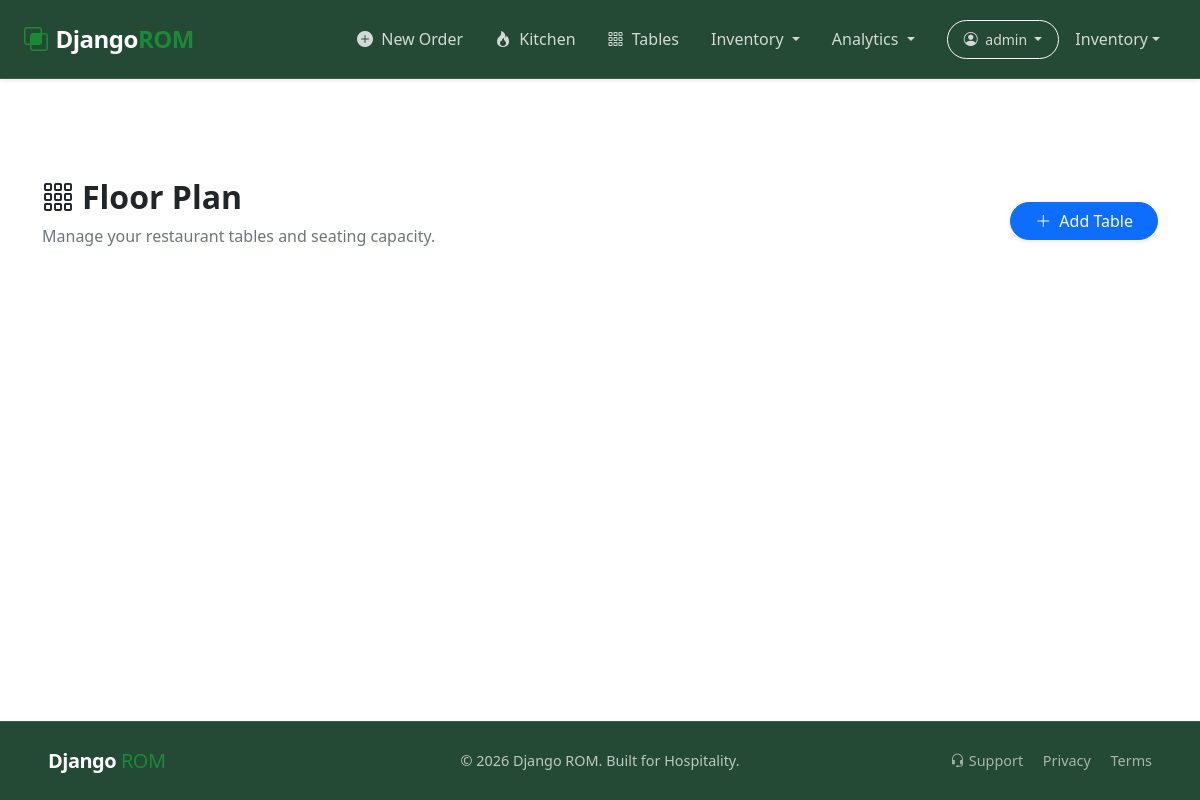
The app's page /orders/tables/ (signed in), older data.
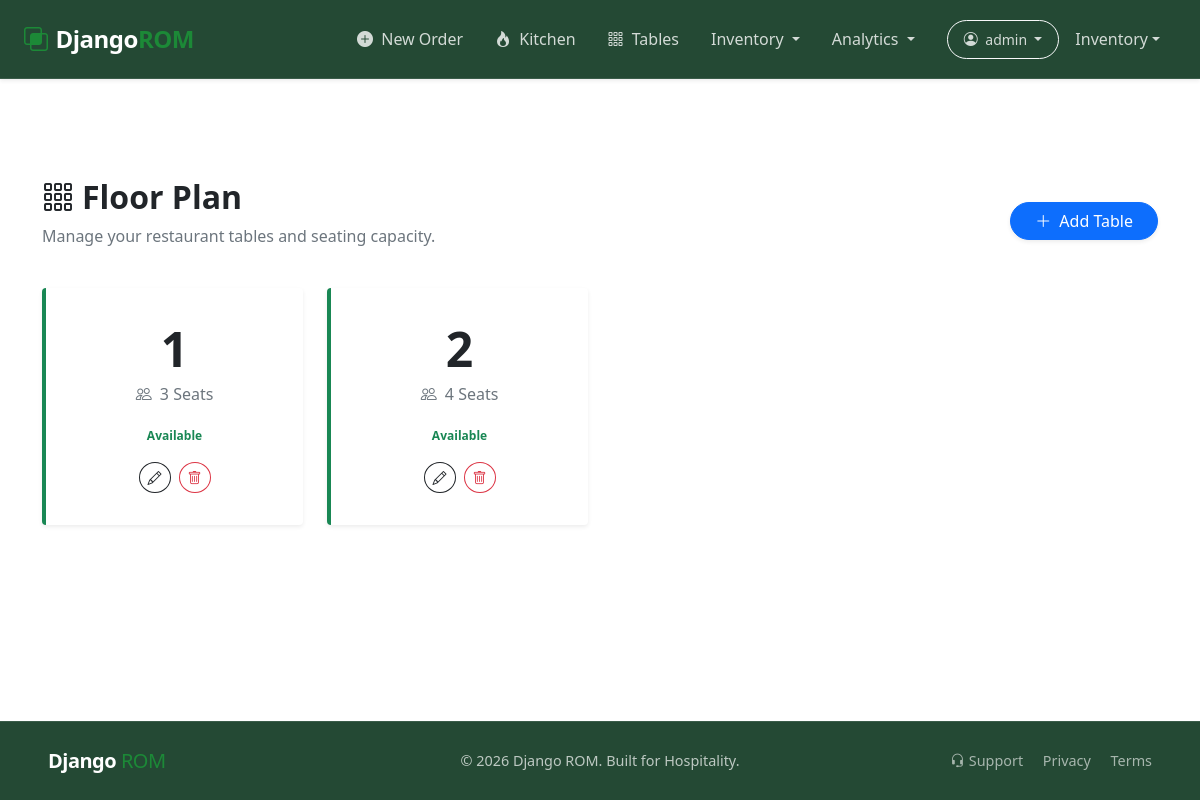
The same page, newer data.
### app_orders/models.py (models this page shows, shortened)
class Table(models.Model):
    table_number = models.IntegerField(unique=True,null=False, blank=False)
    table_capacity = models.IntegerField(null=False, blank=False)
    table_status = models.BooleanField(default=True)
    created_at = models.DateTimeField(default=timezone.now)

### app_orders/views.py (the view, shortened to what this page needs)
# urls.py: path('tables/', views.table_list, name='table_list'),
@login_required(login_url='login')
def table_list(request):
    tables = Table.objects.all().order_by('table_number')
    return render(request, 'table_list.html', {'tables': tables})

### app_orders/templates/table_list.html (shortened to what this page needs)
{% extends 'base.html' %}
{% block content %}
<div class="container py-5" style="margin-top: 60px;">
    <div class="row mb-4 align-items-center">
        <div class="col-md-6">
            <h2 class="fw-bold"><i class="bi bi-grid-3x3-gap me-2"></i>Floor Plan</h2>
            <p class="text-muted">Manage your restaurant tables and seating capacity.</p>
        </div>
        <div class="col-md-6 text-md-end">
            <button class="btn btn-primary rounded-pill px-4 shadow-sm" data-bs-toggle="modal" data-bs-target="#addTableModal">
                <i class="bi bi-plus-lg me-2"></i>Add Table
            </button>
        </div>
    </div>
    <div class="row g-4">
        {% for table in tables %}
        <div class="col-md-3">
            <div class="card border-0 shadow-sm rounded-4 h-100 text-center p-3 {% if not table.table_status %}bg-light border-start border-4 border-secondary{% else %}border-start border-4 border-success{% endif %}">
                <div class="card-body">
                    <div class="display-5 fw-bold mb-1 {% if table.table_status %}text-dark{% else %}text-muted{% endif %}">
                        {{ table.table_number }}
                    </div>
                    <p class="text-muted mb-3"><i class="bi bi-people me-1"></i> {{ table.table_capacity }} Seats</p>
                    <div class="mb-3">
                        {% if table.table_status %}
                            <span class="badge bg-success-soft text-success rounded-pill px-3">Available</span>
                        {% else %}
                            <span class="badge bg-secondary text-white rounded-pill px-3">Occupied</span>
                        {% endif %}
                    </div>
                    <div class="d-flex justify-content-center gap-2">
                        <a href="{% url 'table_update' table.pk %}" class="btn btn-sm btn-outline-dark rounded-circle" title="Edit">
                            <i class="bi bi-pencil"></i>
                        </a>
                        <button class="btn btn-sm btn-outline-danger rounded-circle"
                                data-bs-toggle="modal" data-bs-target="#deleteModal{{ table.pk }}" title="Remove">
                            <i class="bi bi-trash"></i>
                        </button>
                    </div>
                </div>
            </div>
        </div>
        {% endfor %}
    </div>
</div>
{% endblock %}

Row changes from the older to the newer data that the page shows:
added Table: table_number "1", table_capacity "3", table_status "Available"
added Table: table_number "2", table_capacity "4", table_status "Available"
